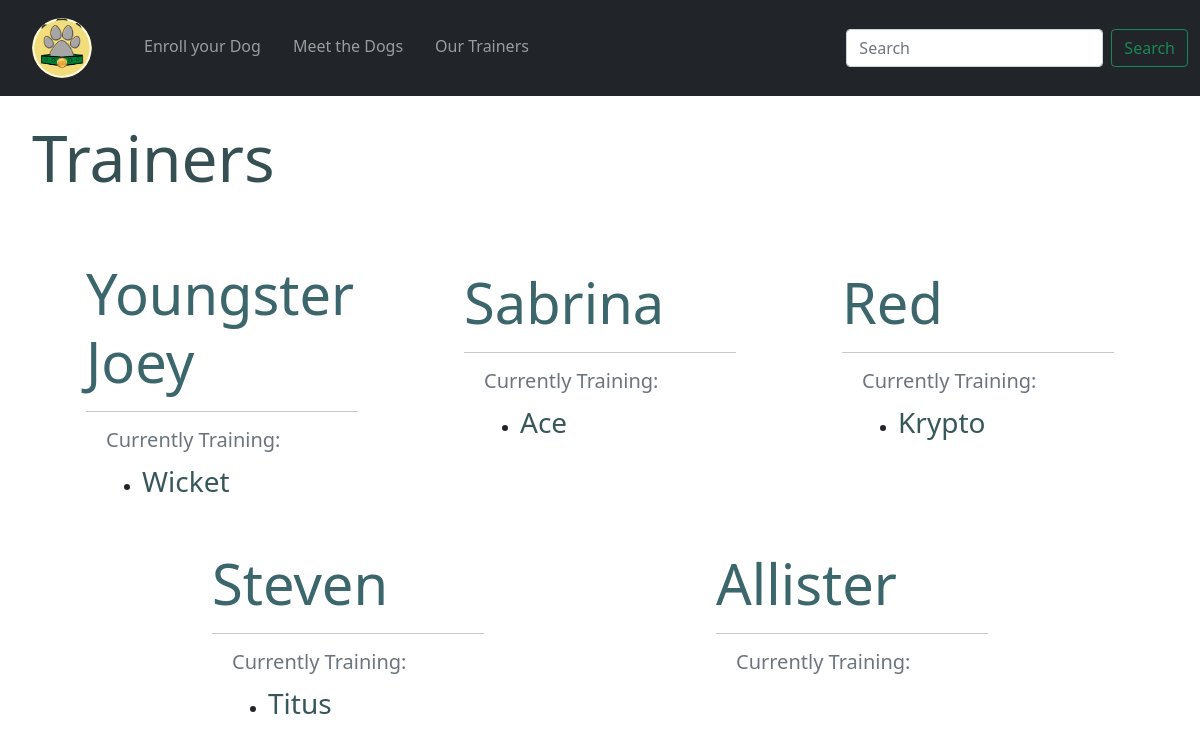
The app's page /trainer_list, older data.
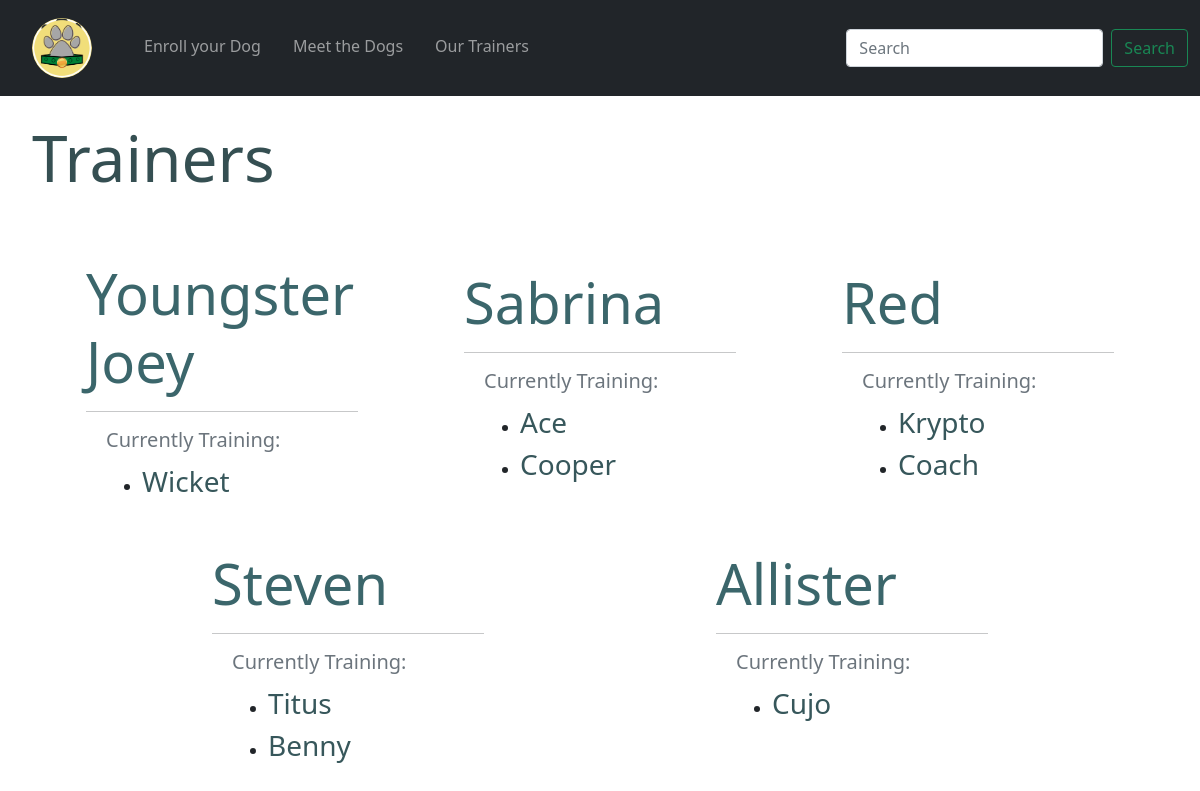
The same page, newer data.
### tables this page shows
CREATE TABLE "dogs" (
	"id"	INTEGER NOT NULL UNIQUE,
	"name"	TEXT NOT NULL,
	"breed"	TEXT,
	"age"	INTEGER,
	"owner"	NUMERIC NOT NULL,
	"treats"	BLOB,
	"trainer"	BLOB,
	"pic"	TEXT,
	"tricks"	TEXT,
	"medical"	TEXT,
	PRIMARY KEY("id" AUTOINCREMENT)
);

### app.py (the view)
@app.route('/trainer_list')
def trainer_list():
    dogs = order_by_trainer()
    return render_template('list_trainers.html', dogs=dogs, trainers=employed_trainers)

### dog_data.py (called while the page is built)
def connect_db(path):
    conn = sqlite3.connect(path)
    conn.row_factory = sqlite3.Row
    return (conn, conn.cursor())

def order_by_trainer():
    conn, cur = connect_db(db_path)
    query = 'SELECT * FROM dogs ORDER BY trainer'
    result = cur.execute(query).fetchall()
    conn.close()
    return result

### templates/list_trainers.html (shortened to what this page needs)
{% extends 'base.html' %}
{% block content %}
<h1 class="display-3 fw-normal m-4">Trainers</h1>
<div class="container-fluid">
    <br>
    <div class="row trainer-list-main">
    {% for trainer in trainers%}
            <div class="col-md-3 col-l-4 m-3 trainer-div">
                <h3><a href="{{ url_for('trainer_profile', trainer=trainer) }}" class="display-4 trainer-h">{{ trainer }}</a></h3>
                <hr>
                <div>
                    <h6 class="lead text-muted fw-normal">Currently Training:</h6>
                    <ul>
                    {% for dog in dogs %}
                        {% if dog.trainer == trainer %}
                            <li class="trainer-dog-list"><a href="{{ url_for('dog_profile', dog_id=dog.id) }}" class="trainer-dog-link">{{ dog.name }}</a></li>
                        {% endif %}
                    {% endfor %}
                    </ul>
                </div>
            </div>
    {% endfor %}
    </div>
</div>
{% endblock %}

Row changes from the older to the newer data that the page shows:
added dogs: name "Cooper", shown under "Sabrina"
added dogs: name "Coach", shown under "Red"
added dogs: name "Benny", shown under "Steven"
now on this page (row edited): dogs: name "Cujo", shown under "Allister"
